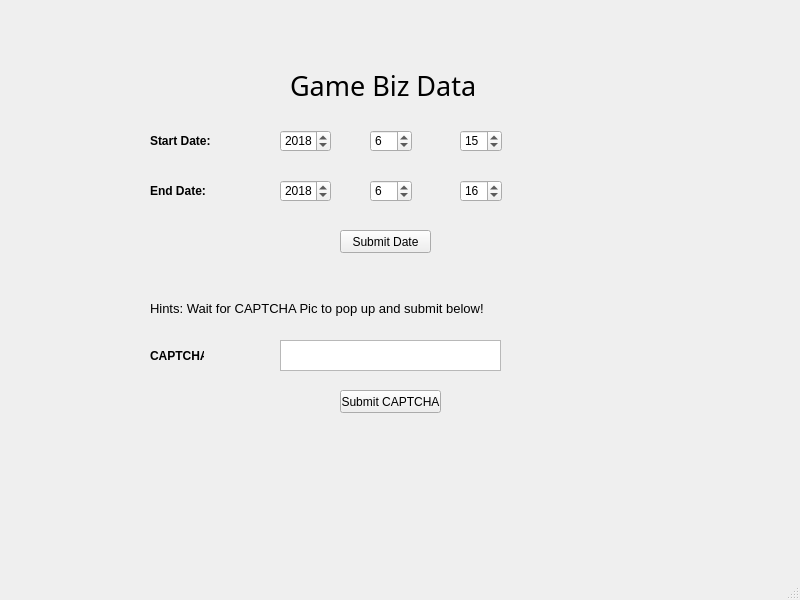
<?xml version="1.0" encoding="UTF-8"?>
<ui version="4.0">
 <class>MainWindow</class>
 <widget class="QMainWindow" name="MainWindow">
  <property name="geometry">
   <rect>
    <x>0</x>
    <y>0</y>
    <width>800</width>
    <height>600</height>
   </rect>
  </property>
  <property name="windowTitle">
   <string>MainWindow</string>
  </property>
  <widget class="QWidget" name="centralwidget">
   <widget class="QLabel" name="label">
    <property name="geometry">
     <rect>
      <x>290</x>
      <y>50</y>
      <width>221</width>
      <height>71</height>
     </rect>
    </property>
    <property name="font">
     <font>
      <family>Arial Black</family>
      <pointsize>20</pointsize>
     </font>
    </property>
    <property name="text">
     <string>Game Biz Data</string>
    </property>
   </widget>
   <widget class="QLabel" name="label_2">
    <property name="geometry">
     <rect>
      <x>150</x>
      <y>130</y>
      <width>81</width>
      <height>21</height>
     </rect>
    </property>
    <property name="font">
     <font>
      <weight>75</weight>
      <bold>true</bold>
     </font>
    </property>
    <property name="text">
     <string>Start Date:</string>
    </property>
   </widget>
   <widget class="QLabel" name="label_3">
    <property name="geometry">
     <rect>
      <x>150</x>
      <y>180</y>
      <width>81</width>
      <height>21</height>
     </rect>
    </property>
    <property name="font">
     <font>
      <weight>75</weight>
      <bold>true</bold>
     </font>
    </property>
    <property name="text">
     <string>End Date:</string>
    </property>
   </widget>
   <widget class="QLabel" name="label_4">
    <property name="geometry">
     <rect>
      <x>150</x>
      <y>350</y>
      <width>54</width>
      <height>12</height>
     </rect>
    </property>
    <property name="font">
     <font>
      <weight>75</weight>
      <bold>true</bold>
     </font>
    </property>
    <property name="text">
     <string>CAPTCHA:</string>
    </property>
   </widget>
   <widget class="QSpinBox" name="syear">
    <property name="geometry">
     <rect>
      <x>280</x>
      <y>130</y>
      <width>51</width>
      <height>22</height>
     </rect>
    </property>
    <property name="minimum">
     <number>1970</number>
    </property>
    <property name="maximum">
     <number>3000</number>
    </property>
    <property name="value">
     <number>2018</number>
    </property>
   </widget>
   <widget class="QSpinBox" name="smonth">
    <property name="geometry">
     <rect>
      <x>370</x>
      <y>130</y>
      <width>42</width>
      <height>22</height>
     </rect>
    </property>
    <property name="minimum">
     <number>1</number>
    </property>
    <property name="maximum">
     <number>12</number>
    </property>
    <property name="value">
     <number>6</number>
    </property>
   </widget>
   <widget class="QSpinBox" name="sday">
    <property name="geometry">
     <rect>
      <x>460</x>
      <y>130</y>
      <width>42</width>
      <height>22</height>
     </rect>
    </property>
    <property name="minimum">
     <number>1</number>
    </property>
    <property name="maximum">
     <number>31</number>
    </property>
    <property name="value">
     <number>15</number>
    </property>
   </widget>
   <widget class="QSpinBox" name="emonth">
    <property name="geometry">
     <rect>
      <x>370</x>
      <y>180</y>
      <width>42</width>
      <height>22</height>
     </rect>
    </property>
    <property name="minimum">
     <number>1</number>
    </property>
    <property name="maximum">
     <number>12</number>
    </property>
    <property name="value">
     <number>6</number>
    </property>
   </widget>
   <widget class="QSpinBox" name="eday">
    <property name="geometry">
     <rect>
      <x>460</x>
      <y>180</y>
      <width>42</width>
      <height>22</height>
     </rect>
    </property>
    <property name="minimum">
     <number>1</number>
    </property>
    <property name="maximum">
     <number>31</number>
    </property>
    <property name="value">
     <number>16</number>
    </property>
   </widget>
   <widget class="QSpinBox" name="eyear">
    <property name="geometry">
     <rect>
      <x>280</x>
      <y>180</y>
      <width>51</width>
      <height>22</height>
     </rect>
    </property>
    <property name="minimum">
     <number>1970</number>
    </property>
    <property name="maximum">
     <number>3000</number>
    </property>
    <property name="value">
     <number>2018</number>
    </property>
   </widget>
   <widget class="QTextEdit" name="captcha">
    <property name="geometry">
     <rect>
      <x>280</x>
      <y>340</y>
      <width>221</width>
      <height>31</height>
     </rect>
    </property>
   </widget>
   <widget class="QPushButton" name="submit_date">
    <property name="geometry">
     <rect>
      <x>340</x>
      <y>230</y>
      <width>91</width>
      <height>23</height>
     </rect>
    </property>
    <property name="text">
     <string>Submit Date</string>
    </property>
   </widget>
   <widget class="QLabel" name="label_5">
    <property name="geometry">
     <rect>
      <x>150</x>
      <y>300</y>
      <width>391</width>
      <height>16</height>
     </rect>
    </property>
    <property name="font">
     <font>
      <pointsize>10</pointsize>
      <weight>50</weight>
      <italic>false</italic>
      <bold>false</bold>
     </font>
    </property>
    <property name="text">
     <string>Hints: Wait for CAPTCHA Pic to pop up and submit below!</string>
    </property>
   </widget>
   <widget class="QPushButton" name="submit_cap">
    <property name="geometry">
     <rect>
      <x>340</x>
      <y>390</y>
      <width>101</width>
      <height>23</height>
     </rect>
    </property>
    <property name="text">
     <string>Submit CAPTCHA</string>
    </property>
   </widget>
  </widget>
  <widget class="QMenuBar" name="menubar">
   <property name="geometry">
    <rect>
     <x>0</x>
     <y>0</y>
     <width>800</width>
     <height>23</height>
    </rect>
   </property>
  </widget>
  <widget class="QStatusBar" name="statusbar"/>
 </widget>
 <resources/>
 <connections/>
</ui>
